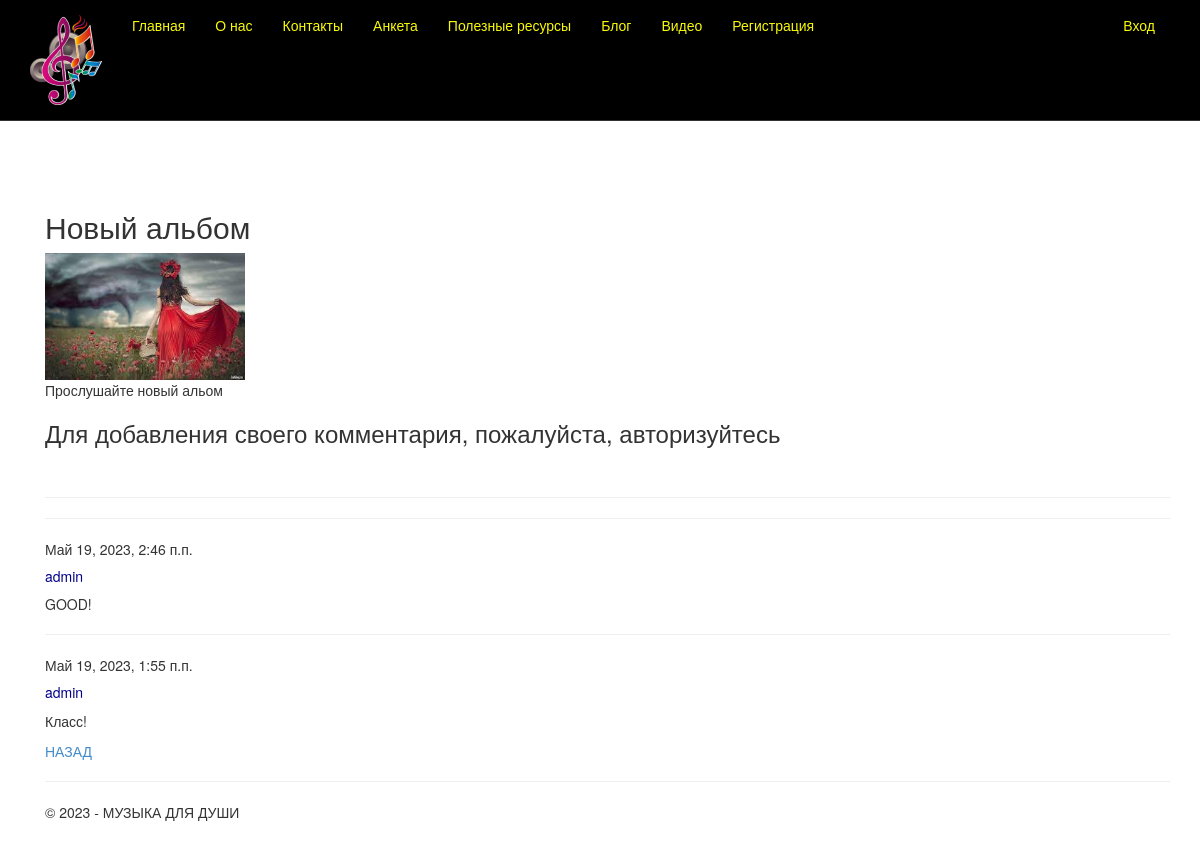
The page /blogpost/3/ on the database its author committed.
### app/models.py (models this page shows, shortened)
class Blog(models.Model):
    title = models.CharField(max_length = 100, unique_for_date = "posted", verbose_name = "Заголовок")
    description = models.TextField(verbose_name = "Краткое содержание")
    content = models.TextField(verbose_name = "Полное содержание")
    posted = models.DateTimeField(default = datetime.now(), db_index = True, verbose_name = "Опубликована")
    author = models.ForeignKey(User, null=True, blank=True, on_delete = models.SET_NULL, verbose_name = "Автор")
    image = models.FileField(default = 'tepm.jpg', verbose_name = "Путь к картинке")
    class Meta:
        db_table = "Posts"
        ordering = ["-posted"]
        verbose_name = "статья блога"
        verbose_name_plural = "статья блога"

class Comment(models.Model):
    text = models.TextField(verbose_name = "Текст комментария")
    date = models.DateTimeField(default = datetime.now(), db_index = True, verbose_name = "Дата комментария")
    author = models.ForeignKey(User, on_delete = models.CASCADE, verbose_name = "Автор комментария")
    post = models.ForeignKey(Blog, on_delete = models.CASCADE, verbose_name = "Статья комментария")
    class Meta:
        db_table = "Comment"
        ordering = ["-date"]
        verbose_name = "Комментарии к статье блога"
        verbose_name_plural = "Комментарии к статьям блога"

### app/views.py (the view)
# urls.py: path('blogpost/<int:parametr>/', views.blogpost, name='blogpost'),
def blogpost(request, parametr):
    assert isinstance(request, HttpRequest)
    post_1 = Blog.objects.get(id=parametr) # запрос на выбор конкретной статьи по параметру
    comments = Comment.objects.filter(post=parametr)
    if request.method == "POST": # после отправки данных формы на сервер методом POST
        form = CommentForm(request.POST)
        if form.is_valid():
            comment_f = form.save(commit=False)
            comment_f.author = request.user # добавляем (так как этого поля нет в форме) в модель Комментария (Comment) в поле автор авторизованного пользователя
            comment_f.date = datetime.now() # добавляем в модель Комментария (Comment) текущую дату
            comment_f.post = Blog.objects.get(id=parametr) # добавляем в модель Комментария (Comment) статью, для которой данный комментарий
            comment_f.save()
            return redirect('blogpost', parametr=post_1.id) # переадресация на ту же страницу статьи после отправки комментария
    else:
        form = CommentForm() # создание формы для ввода комментария
    return render(
        request,
        'app/blogpost.html',
        {
            'post_1': post_1, # передача конкретной статьи в шаблон веб-страницы
            'comments': comments, # передача всех комментариев к данной статье в шаблон веб-страницы
            'form': form, # передача формы добавления комментария в шаблон веб-страницы
            'year':datetime.now().year,
        }
)

### app/templates/app/blogpost.html
{% extends "app/layout.html" %}
{% block content %}
<h2> {{post_1.title}} </h2>
{% if post_1.image and post_1.image.url != '/media/temp.jpg' %}
<img src="{{ post_1.image.url }}" alt=" Картинка статьи блога" width="200" />
{% endif %}
<p> {{post_1.content|linebreaksbr}} </p>
{% if user.is_authenticated %}
<h3>Добавить комментарий</h3>
<form method="POST">
    {% csrf_token %}
    <div>
        {{form.as_p}}
        <button type="submit" class="save btn btn-default"> Отправить комментарий </button>
    </div>
</form>
{% else %}
<h3> Для добавления своего комментария, пожалуйста, авторизуйтесь </h3>
{% endif %}
<br />
<hr />
{% for comment in comments %}
<hr />
<h7> {{comment.date}} </h7>
<h5> {{comment.author}} </h5>
<p> {{comment.text|linebreaksbr}} </p>
{% endfor %}
<p><a href="{% url 'blog' %}">НАЗАД</a></p>
{% endblock %}

### app/static/app/content/site.css (style rules this page uses)
body { padding-top: 190px; padding-bottom: 50px; }
h5 { color: darkblue; }

### rows shown on the page
Blog: title "Новый альбом", image (picture), content "Прослушайте новый альом"
Comment: date "Май 19, 2023, 2:46 п.п.", author "admin", text "GOOD!"
Comment: date "Май 19, 2023, 1:55 п.п.", author "admin", text "Класс!"
